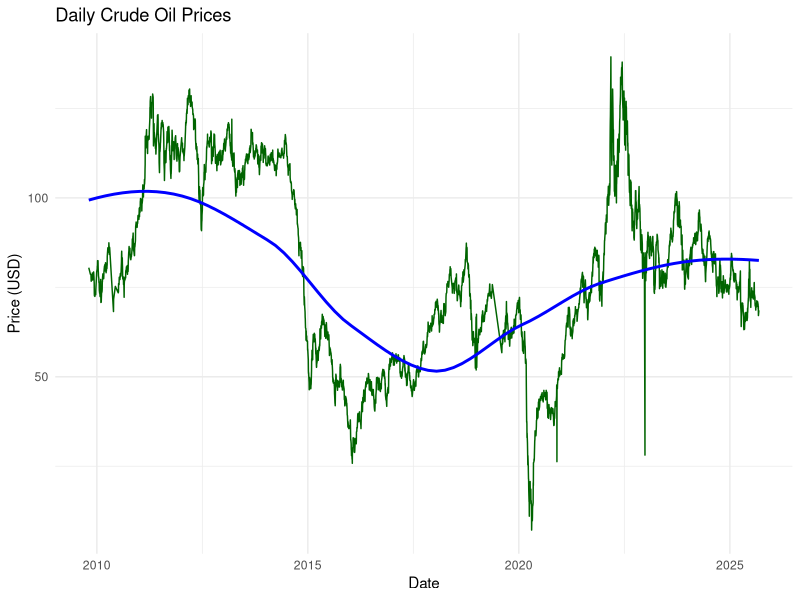
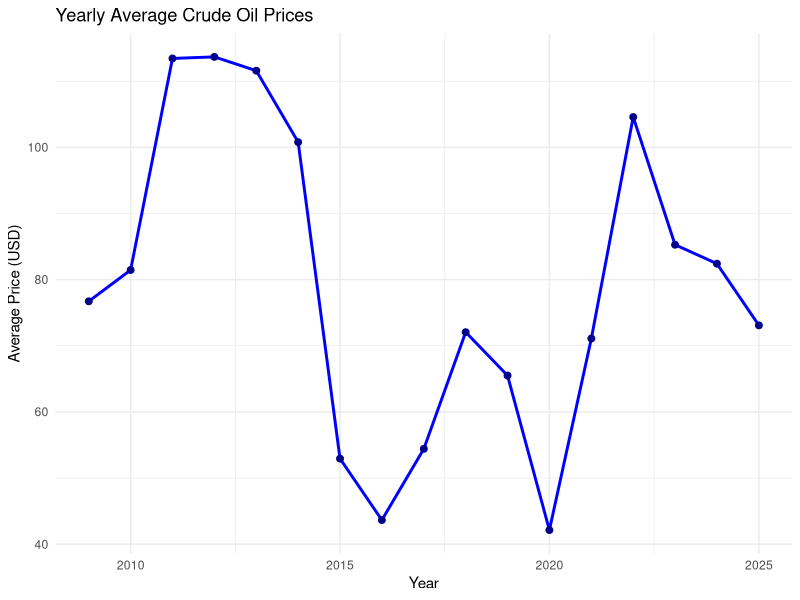

Reproduce these figures in R, in order.
## ---- chunk 1
library(tidyverse)
library(lubridate)

## ---- chunk 2
library(readxl)
library(dplyr)
library(ggplot2)
library(lubridate)

# Read data and correctly parse the date
daily_oil_prices <- read_excel("Export.xlsx") |>
  mutate(Date = dmy(Date)) |>
  rename(Price = `Crude Oil Price`) |> 
  mutate(Price = as.numeric(Price)) |>
  arrange(Date)

# Plot
daily_oil_prices |> 
  ggplot(aes(x = Date, y = Price)) +
  geom_line(color = "darkgreen") +
  geom_smooth(method = "loess", color = "blue", se = FALSE) +
  labs(title = "Daily Crude Oil Prices",
       x = "Date",
       y = "Price (USD)") +
  theme_minimal()

## ---- chunk 3
library(readxl)
library(dplyr)
library(lubridate)
library(ggplot2)

# Read data and correctly parse the date
yearly_oil_prices <- daily_oil_prices |>
  mutate(Year = floor_date(Date, "year")) |>
  group_by(Year) |>
  summarise(Avg_Price = mean(Price, na.rm = TRUE))

# Plot monthly average prices
yearly_oil_prices |> 
  ggplot(aes(x = Year, y = Avg_Price)) +
  geom_line(color = "blue", size = 1) +
  geom_point(color = "darkblue", size = 2) +
  labs(title = "Yearly Average Crude Oil Prices",
       x = "Year",
       y = "Average Price (USD)") +
  theme_minimal()

